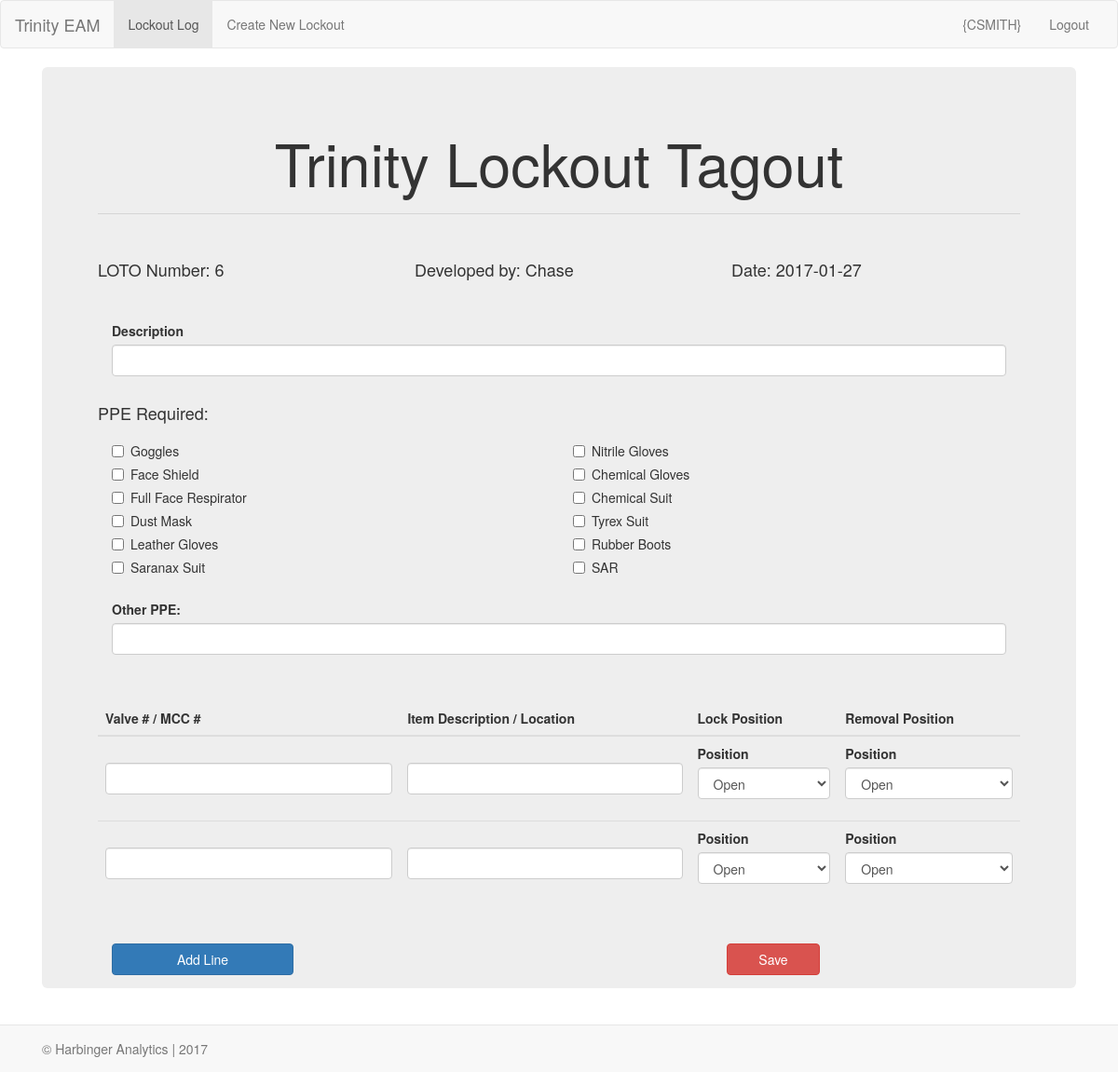
Before: /lockout with the older database file.
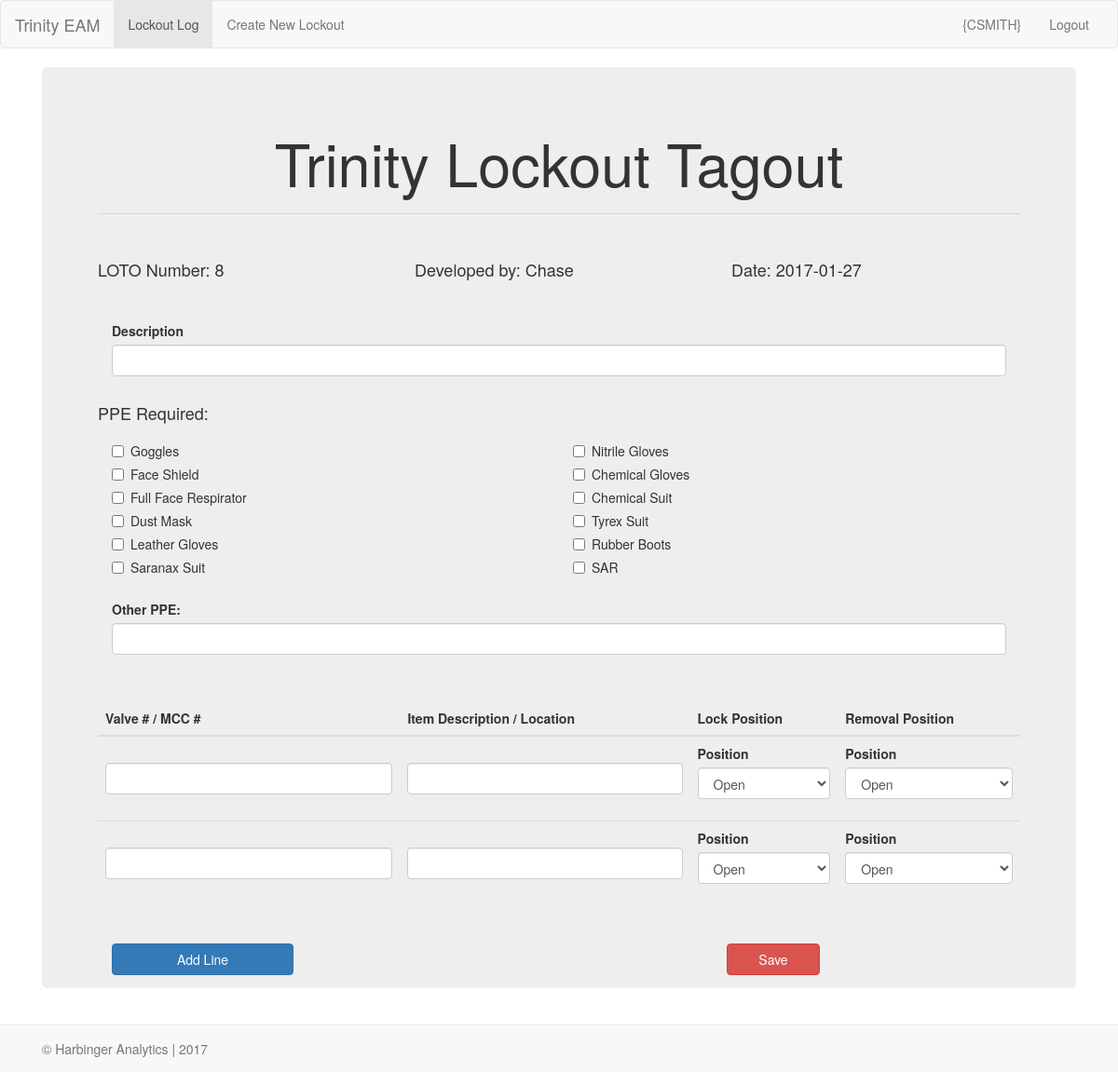
After: the same page with the newer database file.
### models.py (models this page shows, shortened)
class Lockout(db.Model):
    __tablename__="lockout"
    id=db.Column(db.Integer, primary_key=True)
    description=db.Column(db.String(200), nullable=False)
    lockout_author = db.relationship('User', backref=db.backref('lockout_author', lazy='dynamic'))
    user_id=db.Column('user_id', db.Integer, db.ForeignKey('user.id'))
    filename=db.Column(db.String(300), nullable=True)
    data=db.column(db.LargeBinary)
    date=db.Column(db.DateTime)
    ppe=db.Column(db.String(50), nullable=True)

### app.py (the view)
@app.route('/lockout', methods=['POST', 'GET'])
def lockout():
    user=db.session.query(User).first()
    lockout_form=LockoutForm(request.form)
    lockout_line_form=LockoutLineForm(request.form)
    today=date.today()
    user=db.session.query(User).first()
    lockout=db.session.query(Lockout).all()
    last_lockout=lockout[-1]
    if request.method == "POST":
        new_lockout=Lockout(description=lockout_form.description.data,lockout_author=user,ppe=lockout_form.ppe.data)
        db.session.add(new_lockout)
        db.session.commit()
        return redirect(url_for('index'))
    else:
        return render_template('lockout.html', lockout=lockout, user=user, today=today, last_lockout=last_lockout, lockout_form=lockout_form, lockout_line_form=lockout_line_form)

### app.py
class LockoutForm(Form):
    description=StringField('Description', validators=[InputRequired(), Length(min=2, max=300)])
    goggles=BooleanField('Goggles')
    faceshield=BooleanField('Face Shield')
    fullface=BooleanField('Full Face Respirator')
    dustmask=BooleanField('Dust Mask')
    leathergloves=BooleanField('Leather Gloves')
    saranax=BooleanField('Saranax Suit')
    nitrilegloves=BooleanField('Nitrile Gloves')
    chemicalgloves=BooleanField('Chemical Gloves')
    chemicalsuit=BooleanField('Chemical Suit')
    tyrex=BooleanField('Tyrex Suit')
    rubberboots=BooleanField('Rubber Boots')
    sar=BooleanField('SAR')
    ppe=StringField('Other PPE:')

class LockoutLineForm(Form):
    valve_number=StringField(u'',validators=[InputRequired(), Length(max=10)])
    description=StringField(u'',validators=[Length(max=50)])
    lock_position=SelectField(u'Position', choices=[('open','Open'),('close','Close')])
    removal_position=SelectField(u'Position', choices=[('open','Open'),('close','Close')])

### templates/lockout.html (shortened to what this page needs)
{% extends "base.html" %}
{% import "bootstrap/wtf.html" as wtf %}
{% block content %}
<div class="container-fluid">
<div class="jumbotron">
<div class="text-center">
<h1> Trinity Lockout Tagout </h1>
</div>
<hr>
<br>
  <div class="row">
      <div class="col-xs-4">
          <h4>  LOTO Number: {{last_lockout.id}} </h4>
      </div>
      <div class="col-xs-4 form-group">
          <h4>  Developed by: {{user.first_name}} </h4>
      </div>
      <div class="col-xs-4">
          <h4>  Date: {{today}} </h4>
      </div>
  </div>
<br>
<form  method="POST" action="/lockout">
  <div class="col-xs-12 form-group">
    {{ wtf.form_field(lockout_form.description) }}
  </div>
<br>
<h4> PPE Required: </h4>
  <div class="col-xs-6 form-group">
    {{ wtf.form_field(lockout_form.goggles) }}
    {{ wtf.form_field(lockout_form.faceshield) }}
    {{ wtf.form_field(lockout_form.fullface) }}
    {{ wtf.form_field(lockout_form.dustmask) }}
    {{ wtf.form_field(lockout_form.leathergloves) }}
    {{ wtf.form_field(lockout_form.saranax) }}
  </div>
  <div class="col-xs-6 form-group">
  {{ wtf.form_field(lockout_form.nitrilegloves) }}
  {{ wtf.form_field(lockout_form.chemicalgloves) }}
  {{ wtf.form_field(lockout_form.chemicalsuit) }}
  {{ wtf.form_field(lockout_form.tyrex) }}
  {{ wtf.form_field(lockout_form.rubberboots) }}
  {{ wtf.form_field(lockout_form.sar) }}
  </div>
  <div class="col-xs-12 form-group">
    {{ wtf.form_field(lockout_form.ppe) }}<br>
  </div>
<br>
<br>
<table class="table">
  <thead>
    <tr>
      <th>Valve # / MCC #</th>
      <th>Item Description / Location</th>
      <th>Lock Position</th>
      <th>Removal Position</th>
    </tr>
  </thead>
  <tbody>
    <tr>
      <th scope="row">{{ wtf.form_field(lockout_line_form.valve_number) }}</th>
        <td>{{ wtf.form_field(lockout_line_form.description) }}</td>
        <td>{{ wtf.form_field(lockout_line_form.lock_position) }}</td>
        <td>{{ wtf.form_field(lockout_line_form.removal_position) }}</td>
    </tr>
    <tr>
      <th scope="row">{{ wtf.form_field(lockout_line_form.valve_number) }}</th>
        <td>{{ wtf.form_field(lockout_line_form.description) }}</td>
        <td>{{ wtf.form_field(lockout_line_form.lock_position) }}</td>
        <td>{{ wtf.form_field(lockout_line_form.removal_position) }}</td>
    </tr>
  </tbody>
</table>
<hr>
<div class="col-xs-4">
  <input class="btn btn-primary" type="new_line" value="Add Line">
</div>
<div class="col-xs-4 col-xs-offset-4 ">
  <input class="col-xs-4 btn btn-danger" type="submit" value="Save">
</div>
</form>
</div>
</div>
{% endblock %}

Changed rows visible on the page:
no longer on this page (row unchanged): Lockout: id "6"
added Lockout: id "8"
